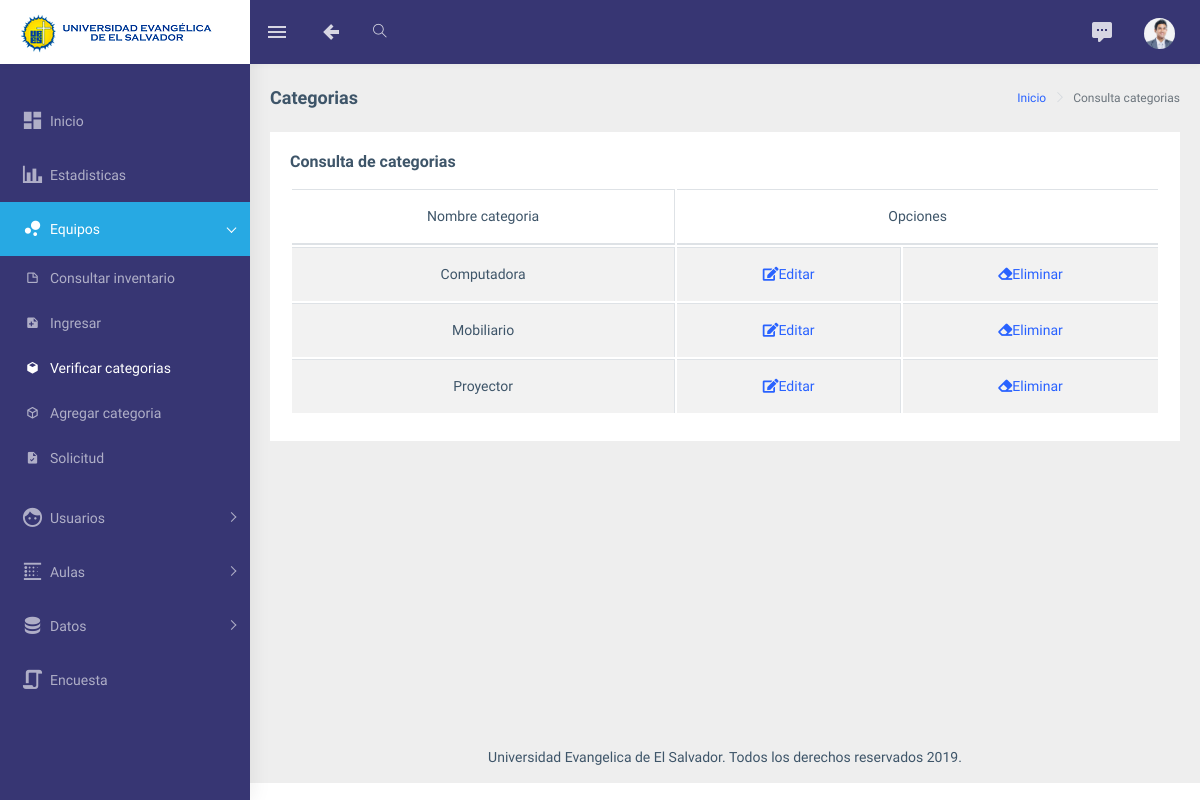
/consultarcat.php (signed in), run on an earlier commit of the app's database.
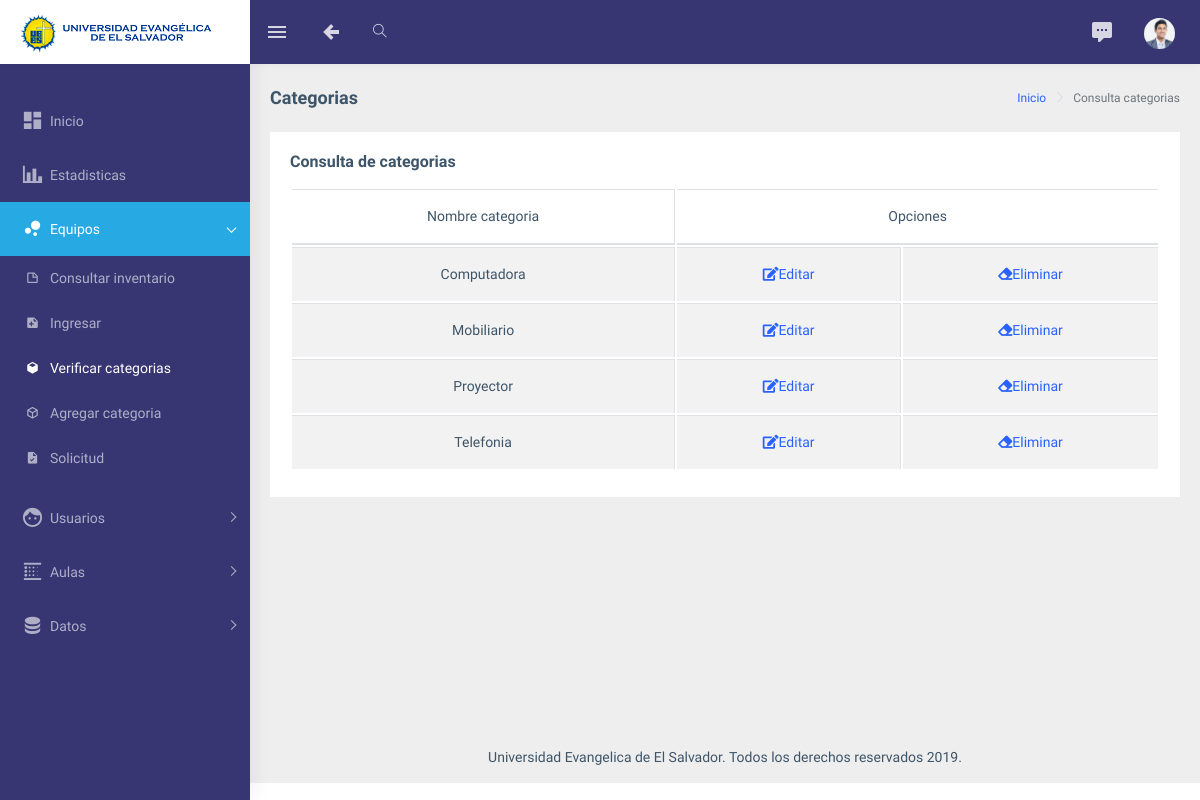
And on a later commit of the database.
### tables this page shows
CREATE TABLE `tipo` (
  `idtipo` int(11) NOT NULL,
  `nombre` varchar(50) NOT NULL
);

### consultarcat.php (the view, shortened to what the changed rows need)
<?php include("seguridad.php");
            $link=conecta();
            $idusuario=$_SESSION["id"];
?>
<!DOCTYPE html>
<html dir="ltr" lang="en">
<head>
    <link rel="stylesheet" type="text/css" href="assets/extra-libs/multicheck/multicheck.css">
    <link href="assets/libs/datatables.net-bs4/css/dataTables.bootstrap4.css" rel="stylesheet">
    <link href="dist/css/style.min.css" rel="stylesheet">
</head>
<body>
    <div id="main-wrapper">
        <aside class="left-sidebar" data-sidebarbg="skin5">
            <div class="scroll-sidebar">
                <nav class="sidebar-nav">
                          <li class="sidebar-item"> <a class="sidebar-link has-arrow waves-effect waves-dark" href="javascript:void(0)" aria-expanded="false"><i class="mdi mdi-blur-linear"></i></i><span class="hide-menu">Aulas </span></a>
                             <li class="sidebar-item"> <a class="sidebar-link has-arrow waves-effect waves-dark" href="javascript:void(0)" aria-expanded="false"><i class="mdi mdi-database"></i></i><span class="hide-menu">Datos</span></a>
                           <?php
                           $queryv=mysqli_query($link,"SELECT iduser FROM encuesta WHERE iduser='$idusuario'");
                           $verif=0;
                           while($rowv = mysqli_fetch_row($queryv))
            {
              $verif=$rowv[0];
            }
            if ($verif == $idusuario) {
                           }
                           else{
                       echo "<li class='sidebar-item'> <a class='sidebar-link waves-effect waves-dark sidebar-link' href='encuesta.php' aria-expanded='false'><i class='mdi mdi-script'></i><span class='hide-menu'>Encuesta</span></a></li>
                        </li>";
                        }
                         ?>
                </nav>
            </div>
        </aside>
        <div class="page-wrapper">
            <div class="container-fluid">
                <div class="row">
                    <div class="col-12">
                         <div class="card">
                            <div class="card-body">
                                <div class="table-responsive">
                                    <table id="zero_config" class="table table-striped table-bordered">
                                        <thead>
                                        <?php
            $result=mysqli_query($link,"SELECT * FROM tipo");
        ?>
            <tr align='center'>
        <th>Nombre categoria</th>
<th colspan='2'>Opciones</th>
</tr>
</thead>
            <?php
            while($row = mysqli_fetch_row($result))
            {
$id = $row[0];
?>
<tbody>
<tr align='center'>
<td> <?php echo $row[1]?> </td>
<td><?php echo"<a href ='editarcat.php?idtipo=$id'><center><i class='fas fa-edit'></i>Editar</a></center>"; ?></td>
<td><?php echo"<a href ='delcat.php?idtipo=$id'><center><i class='fas fa-eraser'></i>Eliminar</a></center>";?>
</td>
</tr>
</tbody>
<?php
            }
            ?>
    </table>
                                </div>
                            </div>
                        </div>
                    </div>
                </div>
            </div>
        </div>
    </div>
</body>
</html>

What changed in the data, as far as the page shows it:
added tipo: nombre "Telefonia"
Also different on the page:
text no longer shown: "Encuesta"
